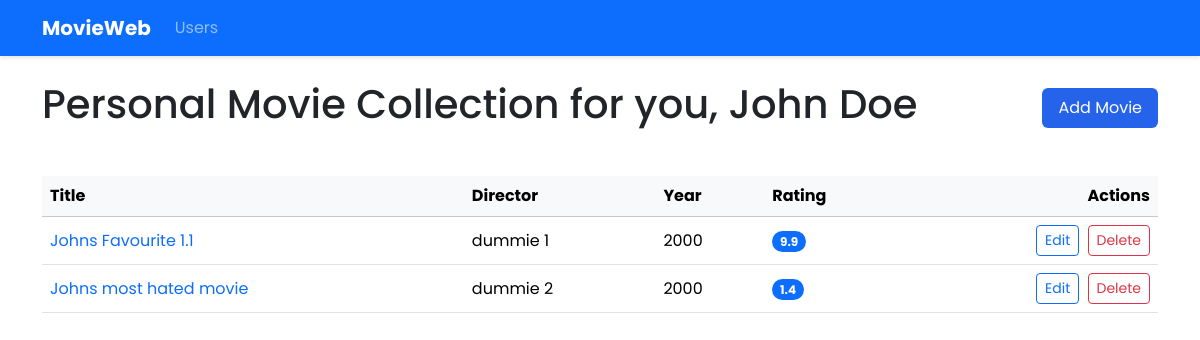
The page /user/1 on the database as committed earlier.
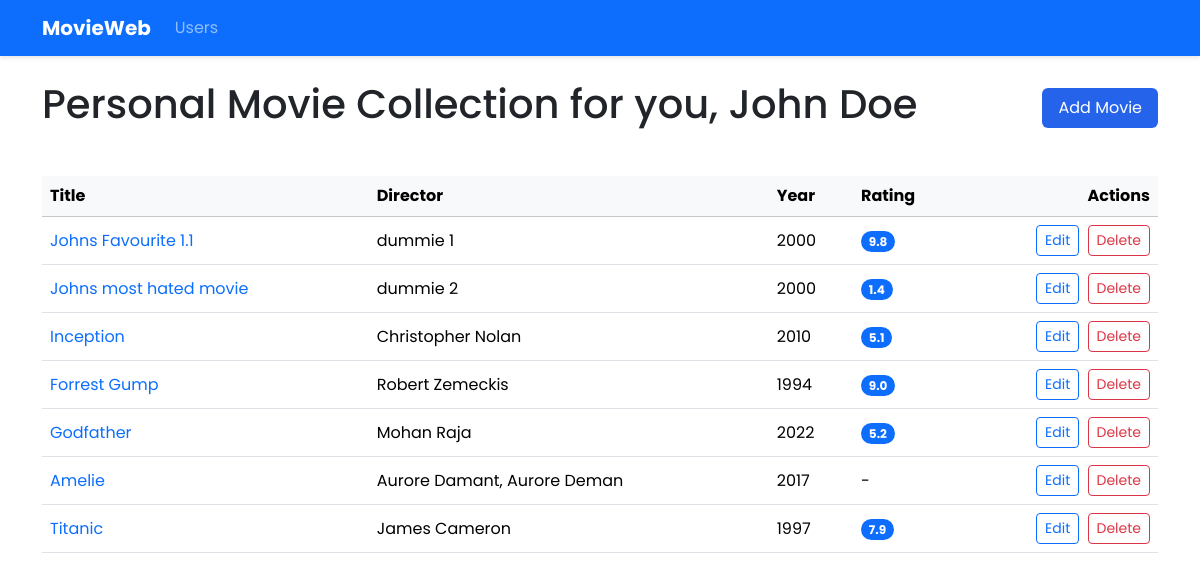
The same page on the database as committed later.
### models.py (models this page shows)
class User(Base):
    __tablename__ = "users"
    id = Column(Integer, primary_key=True)
    username = Column(String, unique=True, nullable=False)
    movies = relationship("Movie", back_populates="user")

class Movie(Base):
    __tablename__ = "movies"
    id = Column(Integer, primary_key=True)
    user_id = Column(Integer, ForeignKey("users.id"))
    title = Column(String, nullable=False)
    director = Column(String)
    writer = Column(String)
    actors = Column(String)
    year = Column(Integer)
    rating = Column(Float, CheckConstraint('rating >= 0 AND rating <= 10'))
    genre = Column(String)
    runtime = Column(String)
    plot = Column(Text)
    comment = Column(Text)
    user = relationship("User", back_populates="movies")

### app.py (the view)
@app.route("/user/<int:user_id>")
def user_movies(user_id):
    user = data_manager.get_user_by_id(user_id)
    if not user:
        flash("User not found!", "error")
        return redirect(url_for('list_users'))
    movies = data_manager.get_user_movies(user_id)
    return render_template("movie_list.html",
                           user=user,
                           movies=movies,
                           user_id=user_id)  # Wichtig: user_id weiterhin übergeben für Links

### data_manager/sqlite_data_manager.py (called while the page is built)
    def get_user_movies(self, user_id):
        session = self.Session()
        try:
            user = session.query(User).filter_by(id=user_id).first()
            if user:
                return user.movies
            return []
        finally:
            session.close()

    def get_user_by_id(self, user_id):
        session = self.Session()
        try:
            return session.query(User).filter_by(id=user_id).first()
        finally:
            session.close()

### templates/movie_list.html (shortened to what this page needs)
{% extends "base.html" %}
{% block content %}
<div class="d-flex justify-content-between align-items-center mb-4">
    <h1>Personal Movie Collection for you, {{ user.username }}</h1>
    <a href="{{ url_for('add_movie', user_id=user_id) }}" class="btn btn-primary">
         Add Movie
    </a>
</div>
<div class="table-responsive">
    <table class="table table-hover align-middle">
        <thead class="table-light">
            <tr>
                <th>Title</th>
                <th>Director</th>
                <th>Year</th>
                <th>Rating</th>
                <th class="text-end">Actions</th>
            </tr>
        </thead>
        <tbody>
            {% for movie in movies %}
            <tr>
                <td>
                 <a href="{{ url_for('movie_details', movie_id=movie.id) }}"
                 class="text-decoration-none">
                 {{ movie.title }}
                 </a>
                </td>
                <td>{{ movie.director or '-' }}</td>
                <td>{{ movie.year or '-' }}</td>
                <td>
                    {% if movie.rating %}
                    <span class="badge bg-primary rounded-pill">{{ "%.1f"|format(movie.rating) }}</span>
                    {% else %}
                    -
                    {% endif %}
                </td>
                <td class="text-end">
                    <a href="{{ url_for('update_movie', user_id=user_id, movie_id=movie.id) }}"
                       class="btn btn-sm btn-outline-primary me-1">
                        Edit
                    </a>
                    <form action="{{ url_for('delete_movie', user_id=user_id, movie_id=movie.id) }}" method="POST" class="d-inline">
                        <button type="submit" class="btn btn-sm btn-outline-danger">Delete</button>
                    </form>
                </td>
            </tr>
            {% endfor %}
        </tbody>
    </table>
</div>
{% endblock %}

### templates/base.html (shortened to what this page needs)
<!DOCTYPE html>
<html lang="en">
<head>
    <link href="https://cdn.jsdelivr.net/npm/bootstrap@5.3.2/dist/css/bootstrap.min.css" rel="stylesheet">
    <link rel="stylesheet" href="{{ url_for('static', filename='styles.css') }}">
</head>
<body>
    <nav class="navbar navbar-expand-lg navbar-dark bg-primary mb-4">
        <div class="container">
            <a class="navbar-brand fw-bold" href="/">MovieWeb</a>
            <div class="collapse navbar-collapse" id="navbarNav">
                <ul class="navbar-nav">
                    <li class="nav-item">
                        <a class="nav-link" href="{{ url_for('list_users') }}">Users</a>
                    </li>
                </ul>
            </div>
        </div>
    </nav>
    <main class="container my-4">
        {% block content %}{% endblock %}
    </main>
</body>
</html>

### static/styles.css (style rules this page uses)
body { font-family: 'Poppins', sans-serif; }
:root { --primary: #2563eb; --secondary: #6c757d; --dark: #212529; --light: #f8f9fa; }
.navbar { box-shadow: 0 2px 4px rgba(0,0,0,0.1); }
.table { margin-top: 1rem; }
.btn-primary { background-color: var(--primary); border: none; padding: 8px 16px; transition: all 0.3s ease; }

Rows that differ between the two databases and show on the page:
changed Movie "Johns Favourite 1.1": rating "9.9" → "9.8"
added Movie: title "Inception", director "Christopher Nolan", year "2010", rating "5.1"
added Movie: title "Forrest Gump", director "Robert Zemeckis", year "1994", rating "9.0"
added Movie: title "Godfather", director "Mohan Raja", year "2022", rating "5.2"
added Movie: title "Amelie", director "Aurore Damant, Aurore Deman", year "2017"
added Movie: title "Titanic", director "James Cameron", year "1997", rating "7.9"
